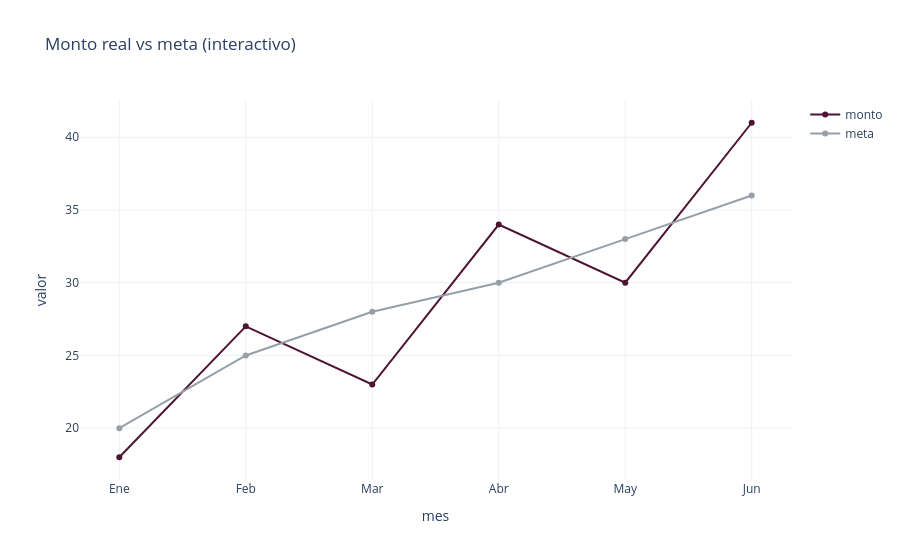

Here is the notebook cell this chart was saved with:
### Code cell
# Línea interactiva: monto vs meta
fig = px.line(
    ventas.melt(id_vars="mes", value_vars=["monto", "meta"],
                var_name="serie", value_name="valor"),
    x="mes", y="valor", color="serie", markers=True,
    color_discrete_map={"monto": VINO, "meta": GRISAZUL},
    title="Monto real vs meta (interactivo)",
)
fig.update_layout(template="plotly_white", legend_title_text="")
fig.show()

### Figure 1 — Plotly figure (JSON) as saved in the notebook; plotly's stock layout.template omitted (floating-point values rounded to 4 significant figures)
{"data": [{"hovertemplate": "serie=monto<br>mes=%{x}<br>valor=%{y}<extra></extra>", "legendgroup": "monto", "line": {"color": "#4D1434", "dash": "solid"}, "marker": {"symbol": "circle"}, "mode": "lines+markers", "name": "monto", "orientation": "v", "showlegend": true, "type": "scatter", "x": ["Ene", "Feb", "Mar", "Abr", "May", "Jun"], "xaxis": "x", "y": [18, 27, 23, 34, 30, 41], "yaxis": "y"}, {"hovertemplate": "serie=meta<br>mes=%{x}<br>valor=%{y}<extra></extra>", "legendgroup": "meta", "line": {"color": "#969FA7", "dash": "solid"}, "marker": {"symbol": "circle"}, "mode": "lines+markers", "name": "meta", "orientation": "v", "showlegend": true, "type": "scatter", "x": ["Ene", "Feb", "Mar", "Abr", "May", "Jun"], "xaxis": "x", "y": [20, 25, 28, 30, 33, 36], "yaxis": "y"}], "layout": {"legend": {"title": {"text": ""}, "tracegroupgap": 0}, "title": {"text": "Monto real vs meta (interactivo)"}, "xaxis": {"anchor": "y", "domain": [0, 1], "title": {"text": "mes"}}, "yaxis": {"anchor": "x", "domain": [0, 1], "title": {"text": "valor"}}}}
